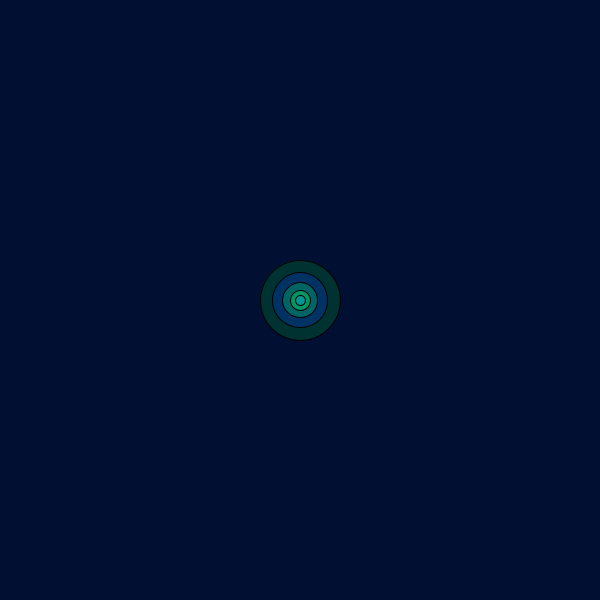
Frame 1 (no input)
Frame 60 (the mouse pressed at the canvas centre just before this capture): identical to frame 1, image omitted
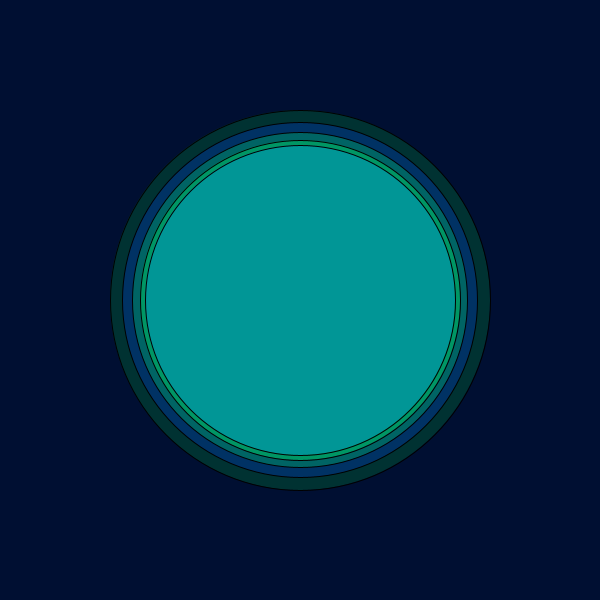
Frame 120 (the mouse held since frame 60 and released just before this capture)

The Processing sketch that drew these frames (run headless with seeded random() and noise(); from frame 60 on, the mouse is pressed at the canvas centre):

// Processing sketch: processing_146961
// ── processing_146961.pde

int myState = 0;
int x1 = 10;
int x2 = 20;
int x3 = 35;
int x4 = 55;
int x5 = 80;



void setup ( ) {
  size (600,600);
  
}

void draw ( ) {
  
  switch (myState) {
    case 0:
    
    background (0, 15, 50);
    fill (0, 50, 50);
    ellipse (300, 300, x5, x5);
    fill (0, 50, 100);
    ellipse (300, 300, x4, x4);
    fill (0, 100, 100);
    ellipse (300, 300, x3, x3);
    fill (0, 150, 100);
    ellipse (300, 300, x2, x2);
    fill (1, 150, 150);
    ellipse (300, 300, x1, x1);
 
    break;
    
    case 1:
    
     background (0, 15, 50);
    fill (0, 50, 50);
    ellipse (300, 300, x5, x5);
    fill (0, 50, 100);
    ellipse (300, 300, x4, x4);
    fill (0, 100, 100);
    ellipse (300, 300, x3, x3);
    fill (0, 150, 100);
    ellipse (300, 300, x2, x2);
    fill (1, 150, 150);
    ellipse (300, 300, x1, x1);
    
    x1 = x1 + 5;
    x2 = x2 + 5;
    x3 = x3 + 5;
    x4 = x4 + 5;
    x5 = x5 + 5;
    
    if (x1 > 400) {
      x1 = 10;
      x2 = 20;
      x3 = 35;
      x4 = 55;
      x5 = 80;
    }
    
     break;
    
    case 2:
    
     background (15, 50, 0);
    fill (50, 50, 0);
    ellipse (300, 300, x5, x5);
    fill (50, 100, 0);
    ellipse (300, 300, x4, x4);
    fill (100, 100, 0);
    ellipse (300, 300, x3, x3);
    fill (150, 100, 0);
    ellipse (300, 300, x2, x2);
    fill (150, 150, 0);
    ellipse (300, 300, x1, x1);
    
     x1 = x1 + 5;
    x2 = x2 + 5;
    x3 = x3 + 5;
    x4 = x4 + 5;
    x5 = x5 + 5;
    
    if (x1 > 400) {
      x1 = 10;
      x2 = 20;
      x3 = 35;
      x4 = 55;
      x5 = 80;
    }
    
    break;
    
    case 3:
    
    background (50, 00, 15);
    fill (50, 0, 50);
    ellipse (300, 300, x5, x5);
    fill (100, 0, 50);
    ellipse (300, 300, x4, x4);
    fill (100, 0, 100);
    ellipse (300, 300, x3, x3);
    fill (100, 0, 150);
    ellipse (300, 300, x2, x2);
    fill (150, 0, 150);
    ellipse (300, 300, x1, x1);
    
      x1 = x1 + 5;
    x2 = x2 + 5;
    x3 = x3 + 5;
    x4 = x4 + 5;
    x5 = x5 + 5;
    
   if (x1 > 400) {
      x1 = 10;
      x2 = 20;
      x3 = 35;
      x4 = 55;
      x5 = 80;
    }
    
    break;
    
    case 4: 
    
    background (50);
    fill (100);
    ellipse (300, 300, x5, x5);
    fill (150);
    ellipse (300, 300, x4, x4);
    fill (200, 0, 100);
    ellipse (300, 300, x3, x3);
    fill (225, 0, 150);
    ellipse (300, 300, x2, x2);
    fill (255, 0, 150);
    ellipse (300, 300, x1, x1);
    
      x1 = x1 + 5;
    x2 = x2 + 5;
    x3 = x3 + 5;
    x4 = x4 + 5;
    x5 = x5 + 5;
    
    if (x1 > 400) {
      x1 = 10;
      x2 = 20;
      x3 = 35;
      x4 = 55;
      x5 = 80;
      
    }
    
    
    break;
    
    case 5: 
    
     background (x1);
    fill (x2);
    ellipse (300, 300, x5, x5);
    fill (x3);
    ellipse (300, 300, x4, x4);
    fill (x4, 0, 100);
    ellipse (300, 300, x3, x3);
    fill (x5, 0, 150);
    ellipse (300, 300, x2, x2);
    fill (x1, 0, 150);
    ellipse (300, 300, x1, x1);
    
      x1 = x1 + 5;
    x2 = x2 + 5;
    x3 = x3 + 5;
    x4 = x4 + 5;
    x5 = x5 + 5;
    
    if (x1 > 400) {
      x1 = 10;
      x2 = 20;
      x3 = 35;
      x4 = 55;
      x5 = 80;
      
    }
    
    
    break;
    
  }   
}

    
  

void mousePressed() {
  myState = myState + 1;
  
  if (myState > 5) {
    myState = 1 ;
  }
  
    x1 = x1 + 5;
    x2 = x2 + 5;
    x3 = x3 + 5;
    x4 = x4 + 5;
    x5 = x5 + 5;
    
    
      
}





    
